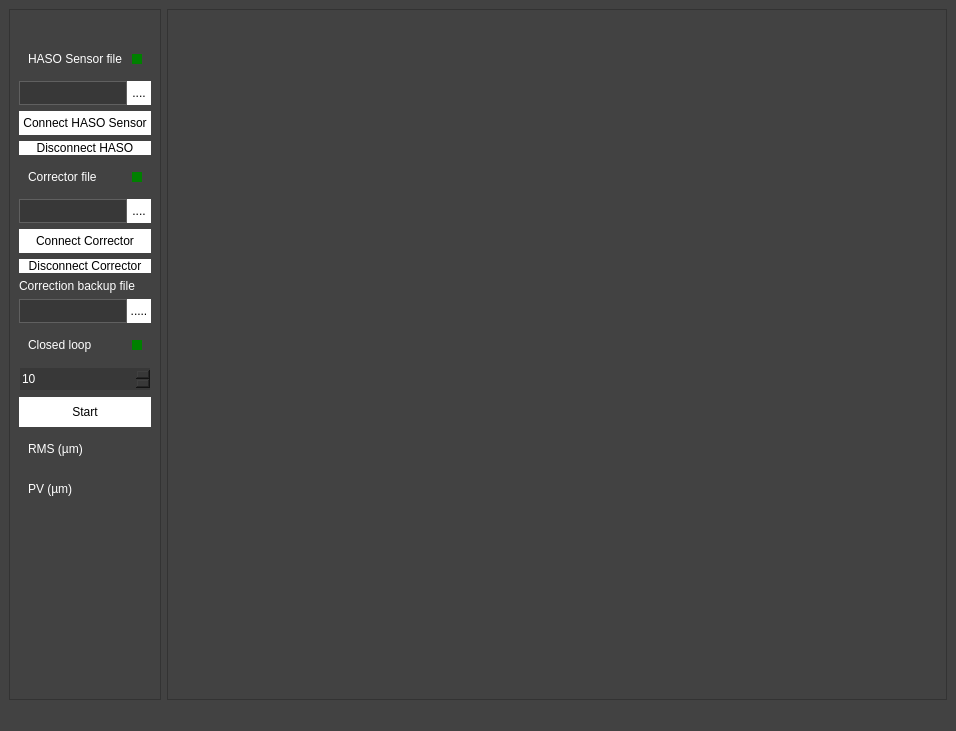
<?xml version="1.0" encoding="UTF-8"?>
<ui version="4.0">
 <class>MainWindow</class>
 <widget class="QMainWindow" name="MainWindow">
  <property name="geometry">
   <rect>
    <x>0</x>
    <y>0</y>
    <width>956</width>
    <height>731</height>
   </rect>
  </property>
  <property name="sizePolicy">
   <sizepolicy hsizetype="Expanding" vsizetype="Expanding">
    <horstretch>0</horstretch>
    <verstretch>0</verstretch>
   </sizepolicy>
  </property>
  <property name="minimumSize">
   <size>
    <width>956</width>
    <height>731</height>
   </size>
  </property>
  <property name="windowTitle">
   <string>Closed loop</string>
  </property>
  <property name="styleSheet">
   <string notr="true">QMainWindow#MainWindow
{
	background-color: rgb(36, 36, 36);
	border:2px solid rgb(56, 56, 56);
	border-left:2px solid rgb(56, 56, 56);
}

QWidget
{
	font: 10pt &quot;Open Sans&quot;;
	color: white; 
	background-color: rgb(66, 66, 66);
	selection-background-color :rgb(64, 167, 195);
}

QFrame#AcquisitionParameters, QFrame#FilteringParameters, QFrame#Diagnosis, QFrame#Diagnosis_2, QFrame#EntryFile_2, QFrame#SaveFile, QFrame#SaveFileWavefront {
	background-color: rgb(36, 36, 36);
}

QWidget#currentFile, QWidget#refFile, QWidget#Mask, QWidget#maskLoad {
	background-color: rgb(36, 36, 36);
}

QMainWindow#mainWindow
{
	margin:5px 0px 5px 0px;
}

/*toolbars*/


QToolBar {
	border: none;
	margin:2px;
}

QToolBar {
	background-color: rgb(64, 167, 195);
	padding: 0px 0px 0px 5px;
	margin-bottom:5px;
}

QToolBar QWidget {
	background-color: rgb(64, 167, 195);
}

QMessageBox {
	background-color: rgb(56, 56, 56);
	border-bottom: 2px solid rgb(66, 66, 66);
	border-left: 2px solid rgb(66, 66, 66);
	border-right: 2px solid rgb(66, 66, 66);
}

/* Push button */

QPushButton
{
	background-color: rgb(56, 56, 56);
}

QPushButton:disabled
{
	background-color: rgb(96, 96, 96);
}

QPushButton:checked
{
	background-color: rgb(64, 167, 195);
}

QFrame QPushButton
{
	background-color: rgb(96,96, 96);
	border: 0px solid white;
}

/* Label */

QLabel
{
	background-color: transparent;
}

/* Tool Tip */

QToolTip 
{ 
	border: 1px solid rgb(64, 167, 195);
}

/* Checkbox */

QCheckBox
{
	background-color:transparent;
	color: rgb(255, 255, 255);
}

QCheckBox::indicator
{
	border: 1px solid white;
	background-color: rgb(56, 56, 56);
}

QCheckBox::indicator:checked 
{
	background-color:rgb(64, 167, 195);
}

/* Combobox */

QComboBox
{
	background-color: rgb(56, 56, 56);
	border: 1px solid rgb(66,66,66);
}

/* Line edit */

QLineEdit
{
	background-color: rgb(56, 56, 56);
	border: 1px solid rgb(96, 96, 96);
}

/* Spinbox */

QDoubleSpinBox, QSpinBox
{
	font: 10pt &quot;Open Sans&quot;;
	background-color: rgb(56, 56, 56);
	border: 1px solid rgb(66,66,66);
	padding-right: 15px;
}

QDoubleSpinBox:disabled, QSpinBox:disabled
{
	border: 0px solid rgb(66,66,66);
	padding-right: 5px;
}

QDoubleSpinBox::up-button:disabled, QSpinBox::up-button:disabled, 
QDoubleSpinBox::down-button:disabled, QSpinBox::down-button:disabled
{
	width: 0px;
	height: 0px;
}

QTabWidget::pane { 
    border: none;
	background-color: rgb(56, 56, 56);
}

QTabBar::tab {
    background-color: rgb(66, 66, 66);
    border: none;
	padding:5px;
    padding-right: 25px;
    min-width: 40ex;
	margin-right:2px;
	margin-left:2px;
}

QPushButton:enabled {
    background-color:#ffffff;
    color: black;
}

QPushButton#AcquisitionStatus:enabled, QPushButton#HasoStatus:enabled, QPushButton#WFCStatus:enabled {
    background-color: green;
}

QPushButton#AcquisitionStatus:disabled, QPushButton#HasoStatus:disabled, QPushButton#WFCStatus:disabled {
    background-color: red;
}

QTabBar::tab:selected {
	color: white;
	font: bold 12pt &quot;Open Sans&quot;;
	border : 1px solid white;
}

QTabBar::tab:!selected {
	color: rgb(64, 167, 195);
	font: 12pt &quot;Open Sans&quot;;
	border : 1px solid rgb(64, 167, 195);
}</string>
  </property>
  <widget class="QWidget" name="centralwidget">
   <property name="sizePolicy">
    <sizepolicy hsizetype="Fixed" vsizetype="Fixed">
     <horstretch>0</horstretch>
     <verstretch>0</verstretch>
    </sizepolicy>
   </property>
   <layout class="QHBoxLayout" name="horizontalLayout_3">
    <item>
     <widget class="QFrame" name="commandFrame">
      <property name="sizePolicy">
       <sizepolicy hsizetype="Fixed" vsizetype="Preferred">
        <horstretch>0</horstretch>
        <verstretch>0</verstretch>
       </sizepolicy>
      </property>
      <property name="frameShape">
       <enum>QFrame::StyledPanel</enum>
      </property>
      <property name="frameShadow">
       <enum>QFrame::Raised</enum>
      </property>
      <layout class="QVBoxLayout" name="verticalLayout_2">
       <item>
        <widget class="QWidget" name="widget_6" native="true">
         <layout class="QHBoxLayout" name="horizontalLayout_8"/>
        </widget>
       </item>
       <item>
        <widget class="QWidget" name="widget_4" native="true">
         <layout class="QHBoxLayout" name="horizontalLayout_6">
          <item>
           <widget class="QLabel" name="label_2">
            <property name="text">
             <string>HASO Sensor file</string>
            </property>
           </widget>
          </item>
          <item>
           <widget class="QPushButton" name="HasoStatus">
            <property name="sizePolicy">
             <sizepolicy hsizetype="Minimum" vsizetype="Fixed">
              <horstretch>10</horstretch>
              <verstretch>10</verstretch>
             </sizepolicy>
            </property>
            <property name="minimumSize">
             <size>
              <width>10</width>
              <height>10</height>
             </size>
            </property>
            <property name="maximumSize">
             <size>
              <width>10</width>
              <height>10</height>
             </size>
            </property>
            <property name="text">
             <string/>
            </property>
           </widget>
          </item>
         </layout>
        </widget>
       </item>
       <item>
        <widget class="QWidget" name="widget" native="true">
         <layout class="QHBoxLayout" name="horizontalLayout">
          <property name="spacing">
           <number>0</number>
          </property>
          <property name="margin">
           <number>0</number>
          </property>
          <item>
           <widget class="QLineEdit" name="HasoFilePath">
            <property name="sizePolicy">
             <sizepolicy hsizetype="Expanding" vsizetype="Fixed">
              <horstretch>0</horstretch>
              <verstretch>24</verstretch>
             </sizepolicy>
            </property>
            <property name="minimumSize">
             <size>
              <width>0</width>
              <height>24</height>
             </size>
            </property>
           </widget>
          </item>
          <item>
           <widget class="QPushButton" name="getHasoFileButton">
            <property name="sizePolicy">
             <sizepolicy hsizetype="Minimum" vsizetype="Fixed">
              <horstretch>24</horstretch>
              <verstretch>24</verstretch>
             </sizepolicy>
            </property>
            <property name="minimumSize">
             <size>
              <width>24</width>
              <height>24</height>
             </size>
            </property>
            <property name="maximumSize">
             <size>
              <width>24</width>
              <height>24</height>
             </size>
            </property>
            <property name="text">
             <string>....</string>
            </property>
           </widget>
          </item>
         </layout>
        </widget>
       </item>
       <item>
        <widget class="QPushButton" name="WFSconnectButton">
         <property name="minimumSize">
          <size>
           <width>0</width>
           <height>24</height>
          </size>
         </property>
         <property name="text">
          <string>Connect HASO Sensor</string>
         </property>
        </widget>
       </item>
       <item>
        <widget class="QPushButton" name="WFSdisconnectButton">
         <property name="text">
          <string>Disconnect HASO</string>
         </property>
        </widget>
       </item>
       <item>
        <widget class="QWidget" name="widget_5" native="true">
         <layout class="QHBoxLayout" name="horizontalLayout_7">
          <item>
           <widget class="QLabel" name="label_3">
            <property name="text">
             <string>Corrector file</string>
            </property>
           </widget>
          </item>
          <item>
           <widget class="QPushButton" name="WFCStatus">
            <property name="minimumSize">
             <size>
              <width>10</width>
              <height>10</height>
             </size>
            </property>
            <property name="maximumSize">
             <size>
              <width>10</width>
              <height>10</height>
             </size>
            </property>
            <property name="text">
             <string/>
            </property>
           </widget>
          </item>
         </layout>
        </widget>
       </item>
       <item>
        <widget class="QWidget" name="widget_3" native="true">
         <layout class="QHBoxLayout" name="horizontalLayout_5">
          <property name="spacing">
           <number>0</number>
          </property>
          <property name="margin">
           <number>0</number>
          </property>
          <item>
           <widget class="QLineEdit" name="WFCFilePath">
            <property name="sizePolicy">
             <sizepolicy hsizetype="Expanding" vsizetype="Fixed">
              <horstretch>0</horstretch>
              <verstretch>24</verstretch>
             </sizepolicy>
            </property>
            <property name="minimumSize">
             <size>
              <width>0</width>
              <height>24</height>
             </size>
            </property>
           </widget>
          </item>
          <item>
           <widget class="QPushButton" name="getWFCFileButton">
            <property name="sizePolicy">
             <sizepolicy hsizetype="Minimum" vsizetype="Fixed">
              <horstretch>24</horstretch>
              <verstretch>24</verstretch>
             </sizepolicy>
            </property>
            <property name="minimumSize">
             <size>
              <width>24</width>
              <height>24</height>
             </size>
            </property>
            <property name="maximumSize">
             <size>
              <width>24</width>
              <height>24</height>
             </size>
            </property>
            <property name="text">
             <string>....</string>
            </property>
           </widget>
          </item>
         </layout>
        </widget>
       </item>
       <item>
        <widget class="QPushButton" name="WFCconnectButton">
         <property name="minimumSize">
          <size>
           <width>0</width>
           <height>24</height>
          </size>
         </property>
         <property name="text">
          <string>Connect Corrector</string>
         </property>
        </widget>
       </item>
       <item>
        <widget class="QPushButton" name="WFCdisconnectButton">
         <property name="text">
          <string>Disconnect Corrector</string>
         </property>
        </widget>
       </item>
       <item>
        <widget class="QLabel" name="label_4">
         <property name="text">
          <string>Correction backup file</string>
         </property>
        </widget>
       </item>
       <item>
        <widget class="QWidget" name="widget_7" native="true">
         <layout class="QHBoxLayout" name="horizontalLayout_9">
          <property name="spacing">
           <number>0</number>
          </property>
          <property name="margin">
           <number>0</number>
          </property>
          <item>
           <widget class="QLineEdit" name="BackupFilePath">
            <property name="minimumSize">
             <size>
              <width>0</width>
              <height>24</height>
             </size>
            </property>
           </widget>
          </item>
          <item>
           <widget class="QPushButton" name="getBackupFileButton">
            <property name="minimumSize">
             <size>
              <width>24</width>
              <height>24</height>
             </size>
            </property>
            <property name="maximumSize">
             <size>
              <width>24</width>
              <height>24</height>
             </size>
            </property>
            <property name="text">
             <string>.....</string>
            </property>
           </widget>
          </item>
         </layout>
        </widget>
       </item>
       <item>
        <widget class="QWidget" name="widget_2" native="true">
         <layout class="QHBoxLayout" name="horizontalLayout_4">
          <item>
           <widget class="QLabel" name="label">
            <property name="text">
             <string>Closed loop</string>
            </property>
           </widget>
          </item>
          <item>
           <widget class="QPushButton" name="AcquisitionStatus">
            <property name="sizePolicy">
             <sizepolicy hsizetype="Minimum" vsizetype="Fixed">
              <horstretch>0</horstretch>
              <verstretch>0</verstretch>
             </sizepolicy>
            </property>
            <property name="minimumSize">
             <size>
              <width>10</width>
              <height>10</height>
             </size>
            </property>
            <property name="maximumSize">
             <size>
              <width>10</width>
              <height>10</height>
             </size>
            </property>
            <property name="text">
             <string/>
            </property>
           </widget>
          </item>
         </layout>
        </widget>
       </item>
       <item>
        <widget class="QSpinBox" name="nbLoop">
         <property name="minimumSize">
          <size>
           <width>0</width>
           <height>24</height>
          </size>
         </property>
         <property name="minimum">
          <number>1</number>
         </property>
         <property name="maximum">
          <number>100</number>
         </property>
         <property name="value">
          <number>10</number>
         </property>
        </widget>
       </item>
       <item>
        <widget class="QPushButton" name="StartButton">
         <property name="minimumSize">
          <size>
           <width>64</width>
           <height>30</height>
          </size>
         </property>
         <property name="text">
          <string>Start</string>
         </property>
        </widget>
       </item>
       <item>
        <widget class="QWidget" name="widget_8" native="true">
         <layout class="QVBoxLayout" name="verticalLayout_5">
          <item>
           <widget class="QLabel" name="label_5">
            <property name="text">
             <string>RMS (µm)</string>
            </property>
           </widget>
          </item>
          <item>
           <widget class="QLabel" name="RMSValue">
            <property name="text">
             <string/>
            </property>
           </widget>
          </item>
          <item>
           <widget class="QLabel" name="label_6">
            <property name="text">
             <string>PV (µm)</string>
            </property>
           </widget>
          </item>
          <item>
           <widget class="QLabel" name="PVValue">
            <property name="text">
             <string/>
            </property>
           </widget>
          </item>
         </layout>
        </widget>
       </item>
       <item>
        <spacer name="verticalSpacer">
         <property name="orientation">
          <enum>Qt::Vertical</enum>
         </property>
         <property name="sizeHint" stdset="0">
          <size>
           <width>20</width>
           <height>40</height>
          </size>
         </property>
        </spacer>
       </item>
      </layout>
     </widget>
    </item>
    <item>
     <widget class="QFrame" name="displayFrame">
      <property name="frameShape">
       <enum>QFrame::StyledPanel</enum>
      </property>
      <property name="frameShadow">
       <enum>QFrame::Raised</enum>
      </property>
      <layout class="QVBoxLayout" name="verticalLayout">
       <item>
        <layout class="QHBoxLayout" name="horizontalLayout_2">
         <item>
          <spacer name="horizontalSpacer_2">
           <property name="orientation">
            <enum>Qt::Horizontal</enum>
           </property>
           <property name="sizeHint" stdset="0">
            <size>
             <width>40</width>
             <height>20</height>
            </size>
           </property>
          </spacer>
         </item>
        </layout>
       </item>
       <item>
        <widget class="QWidget" name="ImageDisplay" native="true">
         <property name="sizePolicy">
          <sizepolicy hsizetype="Minimum" vsizetype="Expanding">
           <horstretch>0</horstretch>
           <verstretch>0</verstretch>
          </sizepolicy>
         </property>
         <property name="minimumSize">
          <size>
           <width>0</width>
           <height>400</height>
          </size>
         </property>
         <layout class="QVBoxLayout" name="verticalLayout_3">
          <property name="spacing">
           <number>0</number>
          </property>
          <property name="margin">
           <number>0</number>
          </property>
         </layout>
        </widget>
       </item>
       <item>
        <widget class="QWidget" name="PlotDisplay" native="true">
         <property name="sizePolicy">
          <sizepolicy hsizetype="Minimum" vsizetype="Preferred">
           <horstretch>0</horstretch>
           <verstretch>0</verstretch>
          </sizepolicy>
         </property>
         <property name="minimumSize">
          <size>
           <width>0</width>
           <height>200</height>
          </size>
         </property>
         <property name="maximumSize">
          <size>
           <width>16777215</width>
           <height>200</height>
          </size>
         </property>
         <layout class="QVBoxLayout" name="verticalLayout_4"/>
        </widget>
       </item>
      </layout>
     </widget>
    </item>
   </layout>
  </widget>
  <widget class="QStatusBar" name="statusbar"/>
  <action name="actionPlay">
   <property name="checkable">
    <bool>true</bool>
   </property>
   <property name="icon">
    <iconset>
     <normaloff>:/WaveView/icon/Play</normaloff>
     <normalon>:/WaveView/icon/Pause</normalon>:/WaveView/icon/Play</iconset>
   </property>
   <property name="text">
    <string>Play</string>
   </property>
  </action>
 </widget>
 <resources/>
 <connections/>
</ui>
